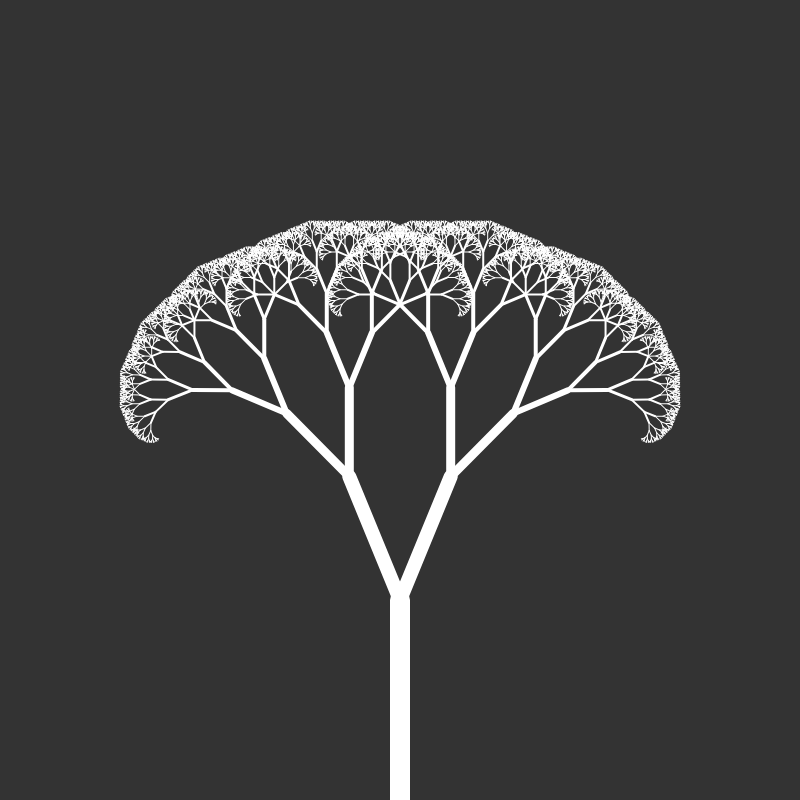
Frame 1 (no input)
Frame 60 (no input): identical to frame 1, image omitted
Frame 120 (the mouse pressed at the canvas centre since frame 60): identical to frame 1, image omitted

The p5.js sketch that drew this single still picture (run headless with seeded random() and noise() and a simulated clock; from frame 60 on, the mouse is pressed at the canvas centre):

// p5.js sketch
// ── sketch.js
var angle = 0;

var slider;

// required for p5.js project
// creates canvas and angle slider
function setup() {
  	createCanvas(800, 800);
  	slider = createSlider(0, PI / 2, PI / 8, 0.01);
}

// required for p5.js project
// initiates the branch recursion for drawing the tree
function draw() {
  	background(51);
  	stroke(255);

  	angle = slider.value();

  	translate(width / 2, height);
  	branch(width / 4);
}

// recursive method that draws a tree with a variable angle
// @param len the length of the branch of the tree
function branch(len) {
	// changes the thickness of the branch based on the length of the branch
	strokeWeight(ceil(len / 10));

	// draws a branch
	line(0, 0, 0, -len);
	// moves the origin to (0, -len)
	translate(0, -len);
	
	if (len > 2) {
		// saves the previous translate location (the fork point in the tree --- Y)
		push();

		rotate(angle);
		branch(len * (2 / 3));

		// restores to the previous translate location
		pop();
		// saves the previous translate location
		push();

		rotate(-angle);
		branch(len * (2 / 3));

		pop();
	}
	//line(0, 0, 0, -len * (2/3));
}
